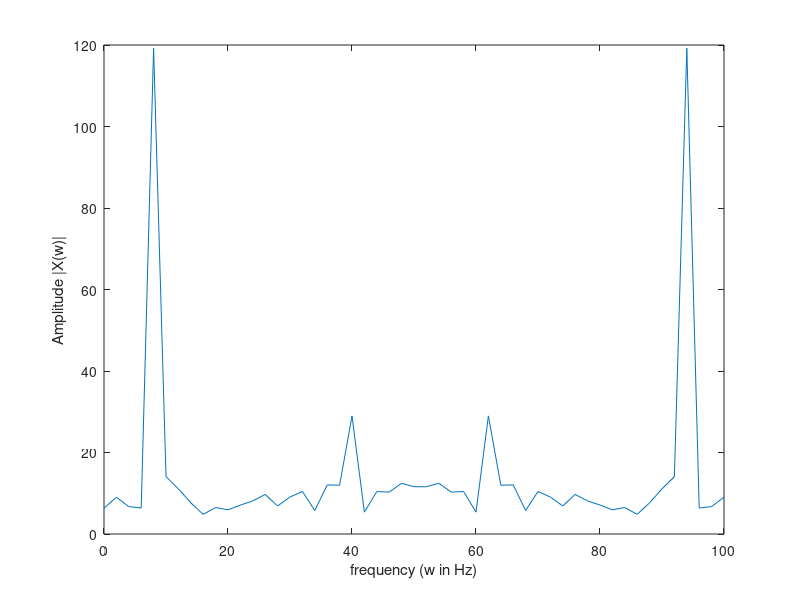
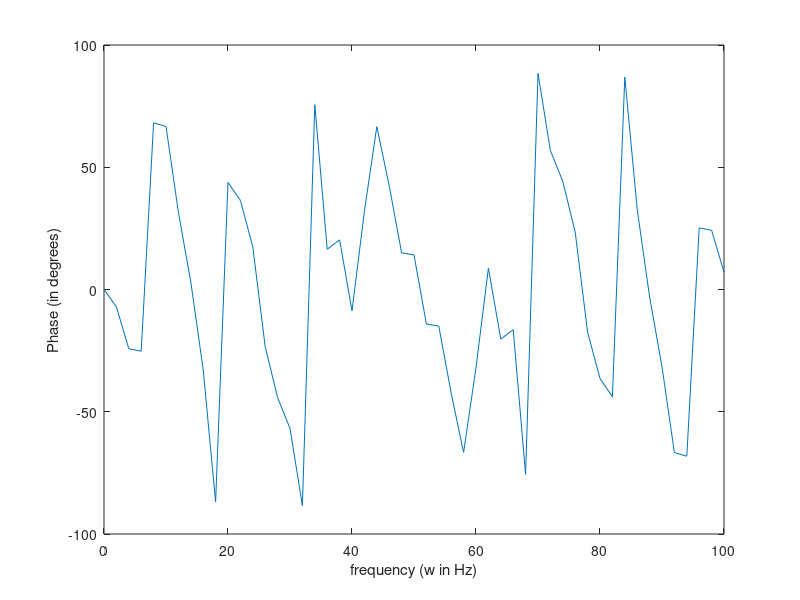

The MATLAB script that drew these images, in order:
clc
clear

% 110180807 Nadir Doğan
N = 51; T = 0.5;
x = [2.542093 0.468238 -1.77268 -5.39948 3.70136 -5.51955 -3.18012 -0.67726 -0.00354 4.438278 4.115519 4.917382 4.215726 0.839853 -0.37754 -3.67276 -4.79094 -4.18733 -5.38507 -1.77695 0.290933 2.40339 5.048626 3.665169 5.291073 2.397254 -0.32691 -0.73802 -5.01271 -4.71194 -4.45979 -4.45855 0.011117 0.308739 3.629702 4.519921 4.698322 4.513333 1.2386 0.475607 -3.04779 -4.693 -3.97781 -5.71671 -2.01817 -0.12502 1.405532 5.332182 3.726818 5.182152 3.006022];

for i=0 : N-1
    a = 0; b = 0;
    for n = 0 : N-1
       a = a + x(n+1) * cos(2*pi*i*n/51);
       b = b + x(n+1) * sin(2*pi*i*n/51);
    end
    X(i+1) = a - b;
    ampX(i+1) = (a^2 + b^2)^0.5;
    phaseX(i+1) = atand(-b/a);
end

disp ('dominant frequencies (in Hz) are :');

maxamp=max(ampX);
for i=0:N-1
    if ampX(i+1)/maxamp >= 0.5
        disp (i/T)
    end
end
i=0:1/T:N/T - 1;
plot (i,ampX)
xlabel ('frequency (w in Hz)')
ylabel ('Amplitude |X(w)|')
figure
plot (i,phaseX)
xlabel ('frequency (w in Hz)')
ylabel ('Phase (in degrees)')